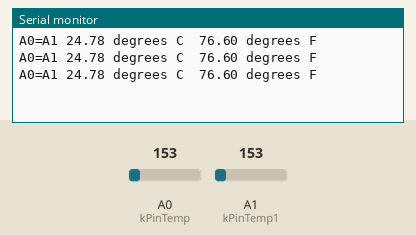
The sketch below on a simulated Arduino Uno, built with avr-gcc and run on an emulated ATmega328P. On the bench: the last lines printed to the serial monitor. The test bench sets the inputs (shaded band); at power-on: A0 (kPinTemp) = 153, A1 (kPinTemp1) = 153.

Above: at 1.3 s.
1.4 s: A0 (kPinTemp) set to 165
At 1.9 s:
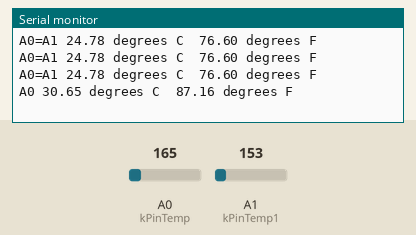
3.5 s: A1 (kPinTemp1) set to 165
At 3.9 s:
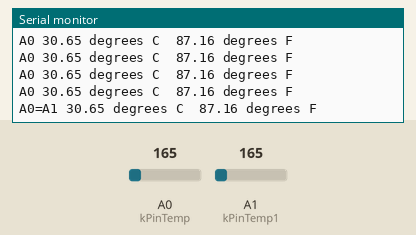
5.0 s: A0 (kPinTemp) set to 175
At 5.4 s:
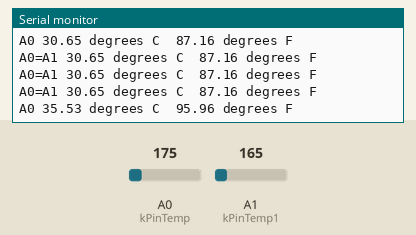
6.5 s: A1 (kPinTemp1) set to 175
At 6.9 s:
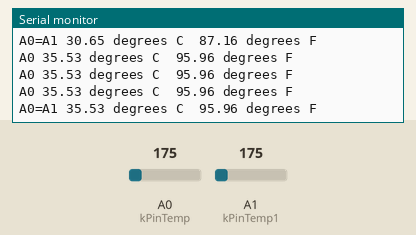
Timing chart, 0 to 9.0 s (numbered marks = the images above; inputs shaded):
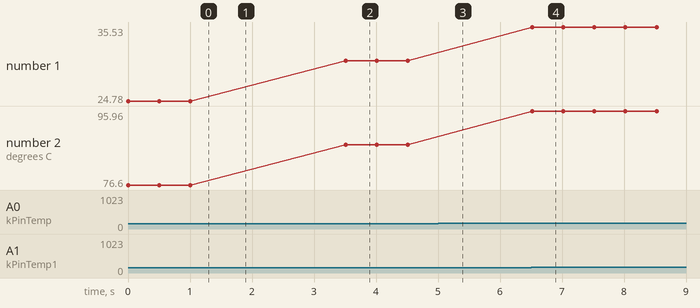

The sketch:

sketch_oct19b.ino
```cpp
// Function Prototypes
float getTemperatureC();
float getTemperatureC1();
float convertToF(float temperatureC);
void highestTemp (String s, float t);
// Variables
int reading;
float voltage;
const int kPinTemp = A0;
const int kPinTemp1 = A1;
float temperatureC;
float temperatureC1;
///////////////////////////////////////////////////////////
void setup()
{
  Serial.begin(9600);
}
///////////////////////////////////////////////////////////
void loop()
{

  temperatureC = getTemperatureC(); // Reads A0
  temperatureC1 = getTemperatureC1(); // Reads A1
  if (temperatureC > temperatureC1) {
    highestTemp("A0 ", temperatureC);
  } else if (temperatureC1 > temperatureC) {
    highestTemp("A1 ", temperatureC1);
  } else if (temperatureC == temperatureC1) {
    highestTemp("A0=A1 ", temperatureC);
  }
  delay(500);
}
//////////////////////////////////////////////////////////
void highestTemp (String s, float t) {
  Serial.print(s);
  Serial.print(t);
  Serial.print(" degrees C  ");
  // now convert to Fahrenheit
  float temperatureF = convertToF(t);
  Serial.print(temperatureF);
  Serial.println(" degrees F");
}
///////////////////////////////////////////////////////////
float getTemperatureC()
{
  reading = analogRead(kPinTemp);
  voltage = (reading * 5.0) / 1023;
  // convert from 10 mv per degree with 500mV offset
  // to degrees ((voltage - 500mV) * 100)
  float tempC = (voltage - 0.5) * 100;
  return tempC;
}
///////////////////////////////////////////////////////////
float getTemperatureC1()
{
  reading = analogRead(kPinTemp1);
  voltage = (reading * 5.0) / 1023;
  // convert from 10 mv per degree with 500mV offset
  // to degrees ((voltage - 500mV) * 100)
  float tempC = (voltage - 0.5) * 100;
  return tempC;
}
///////////////////////////////////////////////////////////
float convertToF(float temperatureC)
{
  float tempF = (temperatureC * 9.0 / 5.0) + 32.0;
  return tempF;
}
///////////////////////////////////////////////////////////
```

Measured:
- after the input at 1.4 s, the serial monitor: prints a new line after 0.11 s (image 1)
- after the input at 3.5 s, the serial monitor: prints a new line at once (image 2)
- after the input at 5.0 s, the serial monitor: prints a new line at once (image 3)
- after the input at 6.5 s, the serial monitor: prints a new line at once (image 4)
